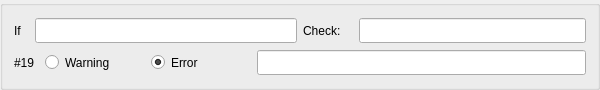
         <widget class="QGroupBox" name="groupBox_ch11">
          <property name="sizePolicy">
           <sizepolicy hsizetype="MinimumExpanding" vsizetype="Fixed">
            <horstretch>0</horstretch>
            <verstretch>0</verstretch>
           </sizepolicy>
          </property>
          <property name="minimumSize">
           <size>
            <width>600</width>
            <height>90</height>
           </size>
          </property>
          <property name="maximumSize">
           <size>
            <width>16777215</width>
            <height>90</height>
           </size>
          </property>
          <property name="title">
           <string/>
          </property>
          <layout class="QHBoxLayout" name="horizontalLayout_425">
           <item>
            <layout class="QVBoxLayout" name="verticalLayout_109">
             <item>
              <layout class="QHBoxLayout" name="horizontalLayout_426">
               <item>
                <layout class="QHBoxLayout" name="horizontalLayout_427">
                 <item>
                  <widget class="QLabel" name="label_438">
                   <property name="sizePolicy">
                    <sizepolicy hsizetype="Fixed" vsizetype="Fixed">
                     <horstretch>0</horstretch>
                     <verstretch>0</verstretch>
                    </sizepolicy>
                   </property>
                   <property name="minimumSize">
                    <size>
                     <width>15</width>
                     <height>25</height>
                    </size>
                   </property>
                   <property name="text">
                    <string>If</string>
                   </property>
                  </widget>
                 </item>
                 <item>
                  <widget class="QLineEdit" name="check_if_19">
                   <property name="sizePolicy">
                    <sizepolicy hsizetype="MinimumExpanding" vsizetype="Fixed">
                     <horstretch>0</horstretch>
                     <verstretch>0</verstretch>
                    </sizepolicy>
                   </property>
                   <property name="minimumSize">
                    <size>
                     <width>160</width>
                     <height>25</height>
                    </size>
                   </property>
                  </widget>
                 </item>
                </layout>
               </item>
               <item>
                <layout class="QHBoxLayout" name="horizontalLayout_428">
                 <item>
                  <widget class="QLabel" name="label_439">
                   <property name="sizePolicy">
                    <sizepolicy hsizetype="Fixed" vsizetype="Fixed">
                     <horstretch>0</horstretch>
                     <verstretch>0</verstretch>
                    </sizepolicy>
                   </property>
                   <property name="minimumSize">
                    <size>
                     <width>50</width>
                     <height>25</height>
                    </size>
                   </property>
                   <property name="text">
                    <string>Check:</string>
                   </property>
                  </widget>
                 </item>
                 <item>
                  <widget class="QLineEdit" name="check_check_19">
                   <property name="sizePolicy">
                    <sizepolicy hsizetype="MinimumExpanding" vsizetype="Fixed">
                     <horstretch>0</horstretch>
                     <verstretch>0</verstretch>
                    </sizepolicy>
                   </property>
                   <property name="minimumSize">
                    <size>
                     <width>160</width>
                     <height>25</height>
                    </size>
                   </property>
                  </widget>
                 </item>
                </layout>
               </item>
              </layout>
             </item>
             <item>
              <layout class="QHBoxLayout" name="horizontalLayout_429">
               <item>
                <widget class="QLabel" name="label_440">
                 <property name="sizePolicy">
                  <sizepolicy hsizetype="Fixed" vsizetype="Fixed">
                   <horstretch>0</horstretch>
                   <verstretch>0</verstretch>
                  </sizepolicy>
                 </property>
                 <property name="minimumSize">
                  <size>
                   <width>25</width>
                   <height>25</height>
                  </size>
                 </property>
                 <property name="maximumSize">
                  <size>
                   <width>25</width>
                   <height>25</height>
                  </size>
                 </property>
                 <property name="text">
                  <string>#19</string>
                 </property>
                </widget>
               </item>
               <item>
                <layout class="QHBoxLayout" name="horizontalLayout_430">
                 <item>
                  <widget class="QRadioButton" name="check_warning_19">
                   <property name="minimumSize">
                    <size>
                     <width>100</width>
                     <height>25</height>
                    </size>
                   </property>
                   <property name="text">
                    <string>Warning</string>
                   </property>
                  </widget>
                 </item>
                 <item>
                  <widget class="QRadioButton" name="check_error_19">
                   <property name="minimumSize">
                    <size>
                     <width>100</width>
                     <height>25</height>
                    </size>
                   </property>
                   <property name="text">
                    <string>Error</string>
                   </property>
                   <property name="checked">
                    <bool>true</bool>
                   </property>
                  </widget>
                 </item>
                </layout>
               </item>
               <item>
                <widget class="QLineEdit" name="check_message_19">
                 <property name="sizePolicy">
                  <sizepolicy hsizetype="MinimumExpanding" vsizetype="Fixed">
                   <horstretch>0</horstretch>
                   <verstretch>0</verstretch>
                  </sizepolicy>
                 </property>
                 <property name="minimumSize">
                  <size>
                   <width>170</width>
                   <height>25</height>
                  </size>
                 </property>
                </widget>
               </item>
              </layout>
             </item>
            </layout>
           </item>
          </layout>
         </widget>
